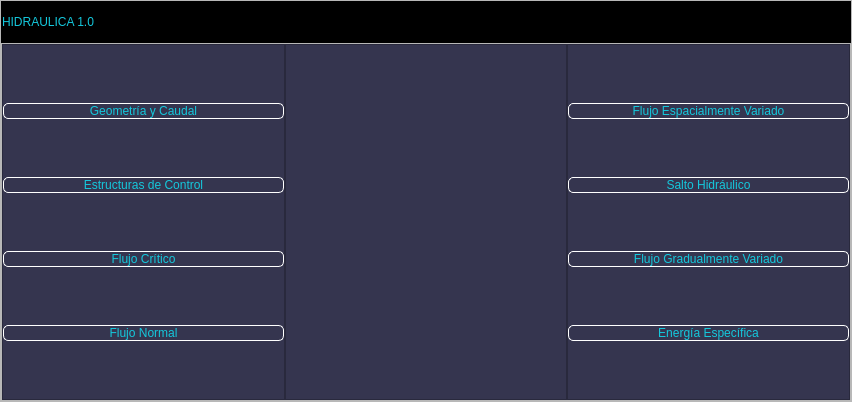
<?xml version="1.0" encoding="UTF-8"?>
<ui version="4.0">
 <class>MainWindow</class>
 <widget class="QMainWindow" name="MainWindow">
  <property name="geometry">
   <rect>
    <x>0</x>
    <y>0</y>
    <width>852</width>
    <height>402</height>
   </rect>
  </property>
  <property name="windowTitle">
   <string>MainWindow</string>
  </property>
  <widget class="QWidget" name="centralwidget">
   <layout class="QVBoxLayout" name="verticalLayout">
    <property name="spacing">
     <number>0</number>
    </property>
    <property name="leftMargin">
     <number>0</number>
    </property>
    <property name="topMargin">
     <number>0</number>
    </property>
    <property name="rightMargin">
     <number>0</number>
    </property>
    <property name="bottomMargin">
     <number>0</number>
    </property>
    <item>
     <widget class="QFrame" name="frame">
      <property name="frameShape">
       <enum>QFrame::StyledPanel</enum>
      </property>
      <property name="frameShadow">
       <enum>QFrame::Raised</enum>
      </property>
      <layout class="QVBoxLayout" name="verticalLayout_2" stretch="0,8">
       <property name="spacing">
        <number>0</number>
       </property>
       <property name="leftMargin">
        <number>0</number>
       </property>
       <property name="topMargin">
        <number>0</number>
       </property>
       <property name="rightMargin">
        <number>0</number>
       </property>
       <property name="bottomMargin">
        <number>0</number>
       </property>
       <item>
        <widget class="QFrame" name="frame_superior">
         <property name="maximumSize">
          <size>
           <width>16777215</width>
           <height>42</height>
          </size>
         </property>
         <property name="styleSheet">
          <string notr="true">QFrame{
background-color:rgb(0, 0, 0);
}

QPushButton{
background-color: #000000ff;
border-radius:20px;
}

QPushButton:hover{
background-color:rgb(53, 53, 79);
border-radius:20px;
}</string>
         </property>
         <property name="frameShape">
          <enum>QFrame::StyledPanel</enum>
         </property>
         <property name="frameShadow">
          <enum>QFrame::Raised</enum>
         </property>
         <layout class="QHBoxLayout" name="horizontalLayout">
          <property name="spacing">
           <number>5</number>
          </property>
          <property name="leftMargin">
           <number>0</number>
          </property>
          <property name="topMargin">
           <number>0</number>
          </property>
          <property name="rightMargin">
           <number>0</number>
          </property>
          <property name="bottomMargin">
           <number>0</number>
          </property>
          <item>
           <widget class="QLabel" name="label">
            <property name="styleSheet">
             <string notr="true">font:87 12pt&quot;Arial Black&quot;;
color:rgb(20,200,220);</string>
            </property>
            <property name="text">
             <string>HIDRAULICA 1.0</string>
            </property>
           </widget>
          </item>
          <item>
           <spacer name="horizontalSpacer">
            <property name="orientation">
             <enum>Qt::Horizontal</enum>
            </property>
            <property name="sizeHint" stdset="0">
             <size>
              <width>512</width>
              <height>17</height>
             </size>
            </property>
           </spacer>
          </item>
          <item>
           <widget class="QPushButton" name="bt_minimizar">
            <property name="minimumSize">
             <size>
              <width>40</width>
              <height>40</height>
             </size>
            </property>
            <property name="maximumSize">
             <size>
              <width>16777215</width>
              <height>16777215</height>
             </size>
            </property>
            <property name="styleSheet">
             <string notr="true"/>
            </property>
            <property name="text">
             <string/>
            </property>
            <property name="icon">
             <iconset>
              <normaloff>Imágenes/minimizar.png</normaloff>Imágenes/minimizar.png</iconset>
            </property>
            <property name="iconSize">
             <size>
              <width>30</width>
              <height>30</height>
             </size>
            </property>
           </widget>
          </item>
          <item>
           <widget class="QPushButton" name="bt_restaurar">
            <property name="minimumSize">
             <size>
              <width>40</width>
              <height>40</height>
             </size>
            </property>
            <property name="maximumSize">
             <size>
              <width>16777215</width>
              <height>16777215</height>
             </size>
            </property>
            <property name="styleSheet">
             <string notr="true"/>
            </property>
            <property name="text">
             <string/>
            </property>
            <property name="icon">
             <iconset>
              <normaloff>Imágenes/restaurar.png</normaloff>Imágenes/restaurar.png</iconset>
            </property>
            <property name="iconSize">
             <size>
              <width>30</width>
              <height>30</height>
             </size>
            </property>
           </widget>
          </item>
          <item>
           <widget class="QPushButton" name="bt_maximizar">
            <property name="minimumSize">
             <size>
              <width>40</width>
              <height>40</height>
             </size>
            </property>
            <property name="maximumSize">
             <size>
              <width>16777215</width>
              <height>16777215</height>
             </size>
            </property>
            <property name="styleSheet">
             <string notr="true"/>
            </property>
            <property name="text">
             <string/>
            </property>
            <property name="icon">
             <iconset>
              <normaloff>Imágenes/maximizar.png</normaloff>Imágenes/maximizar.png</iconset>
            </property>
            <property name="iconSize">
             <size>
              <width>30</width>
              <height>30</height>
             </size>
            </property>
           </widget>
          </item>
          <item>
           <widget class="QPushButton" name="bt_cerrar">
            <property name="minimumSize">
             <size>
              <width>40</width>
              <height>40</height>
             </size>
            </property>
            <property name="maximumSize">
             <size>
              <width>16777215</width>
              <height>16777215</height>
             </size>
            </property>
            <property name="styleSheet">
             <string notr="true"/>
            </property>
            <property name="text">
             <string/>
            </property>
            <property name="icon">
             <iconset>
              <normaloff>Imágenes/cerrar2.png</normaloff>Imágenes/cerrar2.png</iconset>
            </property>
            <property name="iconSize">
             <size>
              <width>30</width>
              <height>30</height>
             </size>
            </property>
           </widget>
          </item>
         </layout>
        </widget>
       </item>
       <item>
        <widget class="QFrame" name="frame_3">
         <property name="frameShape">
          <enum>QFrame::StyledPanel</enum>
         </property>
         <property name="frameShadow">
          <enum>QFrame::Raised</enum>
         </property>
         <layout class="QHBoxLayout" name="horizontalLayout_2">
          <property name="spacing">
           <number>0</number>
          </property>
          <property name="leftMargin">
           <number>0</number>
          </property>
          <property name="topMargin">
           <number>0</number>
          </property>
          <property name="rightMargin">
           <number>0</number>
          </property>
          <property name="bottomMargin">
           <number>0</number>
          </property>
          <item>
           <widget class="QFrame" name="frame_2">
            <property name="styleSheet">
             <string notr="true">QFrame{
background-color:rgb(53,53,79);
}

QPushButton{
font:87 12pt&quot;Arial Black&quot;;
background-color:#000000ff;
color:rgb(20,200,220);
border-radius:5px;
border:1px solid white;
}


QPushButton:hover{
background-color:black;
}</string>
            </property>
            <property name="frameShape">
             <enum>QFrame::StyledPanel</enum>
            </property>
            <property name="frameShadow">
             <enum>QFrame::Raised</enum>
            </property>
            <layout class="QVBoxLayout" name="verticalLayout_3">
             <property name="spacing">
              <number>0</number>
             </property>
             <property name="leftMargin">
              <number>0</number>
             </property>
             <property name="topMargin">
              <number>0</number>
             </property>
             <property name="rightMargin">
              <number>0</number>
             </property>
             <property name="bottomMargin">
              <number>0</number>
             </property>
             <item>
              <widget class="QPushButton" name="geometria">
               <property name="text">
                <string>Geometría y Caudal</string>
               </property>
              </widget>
             </item>
             <item>
              <widget class="QPushButton" name="estructurascontrol">
               <property name="text">
                <string>Estructuras de Control</string>
               </property>
              </widget>
             </item>
             <item>
              <widget class="QPushButton" name="flujocritico">
               <property name="text">
                <string>Flujo Crítico</string>
               </property>
              </widget>
             </item>
             <item>
              <widget class="QPushButton" name="flujonormal">
               <property name="text">
                <string>Flujo Normal</string>
               </property>
              </widget>
             </item>
            </layout>
           </widget>
          </item>
          <item>
           <widget class="QFrame" name="frame_4">
            <property name="styleSheet">
             <string notr="true">QFrame{
background-color:rgb(53,53,79);
}
</string>
            </property>
            <property name="frameShape">
             <enum>QFrame::StyledPanel</enum>
            </property>
            <property name="frameShadow">
             <enum>QFrame::Raised</enum>
            </property>
            <layout class="QVBoxLayout" name="verticalLayout_5">
             <property name="spacing">
              <number>0</number>
             </property>
             <property name="leftMargin">
              <number>0</number>
             </property>
             <property name="topMargin">
              <number>0</number>
             </property>
             <property name="rightMargin">
              <number>0</number>
             </property>
             <property name="bottomMargin">
              <number>0</number>
             </property>
             <item>
              <widget class="QLabel" name="label_2">
               <property name="text">
                <string/>
               </property>
               <property name="pixmap">
                <pixmap>Imágenes/galeria183265.jpg</pixmap>
               </property>
               <property name="scaledContents">
                <bool>true</bool>
               </property>
              </widget>
             </item>
            </layout>
           </widget>
          </item>
          <item>
           <widget class="QFrame" name="frame_5">
            <property name="styleSheet">
             <string notr="true">QFrame{
background-color:rgb(53,53,79);
}

QPushButton{
font:87 12pt&quot;Arial Black&quot;;
background-color:#000000ff;
color:rgb(20,200,220);
border-radius:5px;
border:1px solid white;
}


QPushButton:hover{
background-color:black;
}</string>
            </property>
            <property name="frameShape">
             <enum>QFrame::StyledPanel</enum>
            </property>
            <property name="frameShadow">
             <enum>QFrame::Raised</enum>
            </property>
            <layout class="QVBoxLayout" name="verticalLayout_4">
             <property name="spacing">
              <number>0</number>
             </property>
             <property name="leftMargin">
              <number>0</number>
             </property>
             <property name="topMargin">
              <number>0</number>
             </property>
             <property name="rightMargin">
              <number>0</number>
             </property>
             <property name="bottomMargin">
              <number>0</number>
             </property>
             <item>
              <widget class="QPushButton" name="flujovariado">
               <property name="baseSize">
                <size>
                 <width>0</width>
                 <height>0</height>
                </size>
               </property>
               <property name="text">
                <string>Flujo Espacialmente Variado</string>
               </property>
               <property name="iconSize">
                <size>
                 <width>16</width>
                 <height>16</height>
                </size>
               </property>
               <property name="autoDefault">
                <bool>false</bool>
               </property>
              </widget>
             </item>
             <item>
              <widget class="QPushButton" name="saltohidraulico">
               <property name="text">
                <string>Salto Hidráulico</string>
               </property>
              </widget>
             </item>
             <item>
              <widget class="QPushButton" name="flujogradualmente">
               <property name="text">
                <string>Flujo Gradualmente Variado</string>
               </property>
              </widget>
             </item>
             <item>
              <widget class="QPushButton" name="energiaespecifica">
               <property name="text">
                <string>Energía Específica</string>
               </property>
              </widget>
             </item>
            </layout>
           </widget>
          </item>
         </layout>
        </widget>
       </item>
      </layout>
     </widget>
    </item>
   </layout>
  </widget>
 </widget>
 <resources>
  <include location="Imágenes/logoU.qrc"/>
 </resources>
 <connections/>
</ui>
